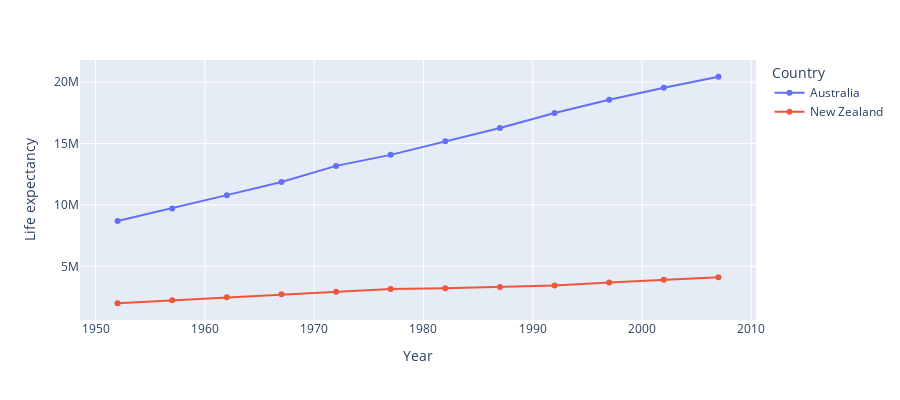

This figure's notebook cell:
### Code cell
geemap.line_chart(
    df,
    x='year',
    y='pop',
    color='country',
    x_label='Year',
    y_label='Life expectancy',
    legend_title='Country',
    height=400,
    markers=True,
)

### Figure 1 — Plotly figure (JSON) as saved in the notebook; plotly's stock layout.template omitted (floating-point values rounded to 4 significant figures)
{"data": [{"hovertemplate": "country=Australia<br>Year=%{x}<br>Life expectancy=%{y}<extra></extra>", "legendgroup": "Australia", "line": {"color": "#636efa", "dash": "solid"}, "marker": {"symbol": "circle"}, "mode": "lines+markers", "name": "Australia", "orientation": "v", "showlegend": true, "type": "scatter", "x": [1952, 1957, 1962, 1967, 1972, 1977, 1982, 1987, 1992, 1997, 2002, 2007], "xaxis": "x", "y": [8691212, 9712569, 10794968, 11872264, 13177000, 14074100, 15184200, 16257249, 17481977, 18565243, 19546792, 20434176], "yaxis": "y"}, {"hovertemplate": "country=New Zealand<br>Year=%{x}<br>Life expectancy=%{y}<extra></extra>", "legendgroup": "New Zealand", "line": {"color": "#EF553B", "dash": "solid"}, "marker": {"symbol": "circle"}, "mode": "lines+markers", "name": "New Zealand", "orientation": "v", "showlegend": true, "type": "scatter", "x": [1952, 1957, 1962, 1967, 1972, 1977, 1982, 1987, 1992, 1997, 2002, 2007], "xaxis": "x", "y": [1994794, 2229407, 2488550, 2728150, 2929100, 3164900, 3210650, 3317166, 3437674, 3676187, 3908037, 4115771], "yaxis": "y"}], "layout": {"height": 400, "legend": {"title": {"text": "Country"}, "tracegroupgap": 0}, "margin": {"t": 60}, "xaxis": {"anchor": "y", "domain": [0, 1], "title": {"text": "Year"}}, "yaxis": {"anchor": "x", "domain": [0, 1], "title": {"text": "Life expectancy"}}}}
